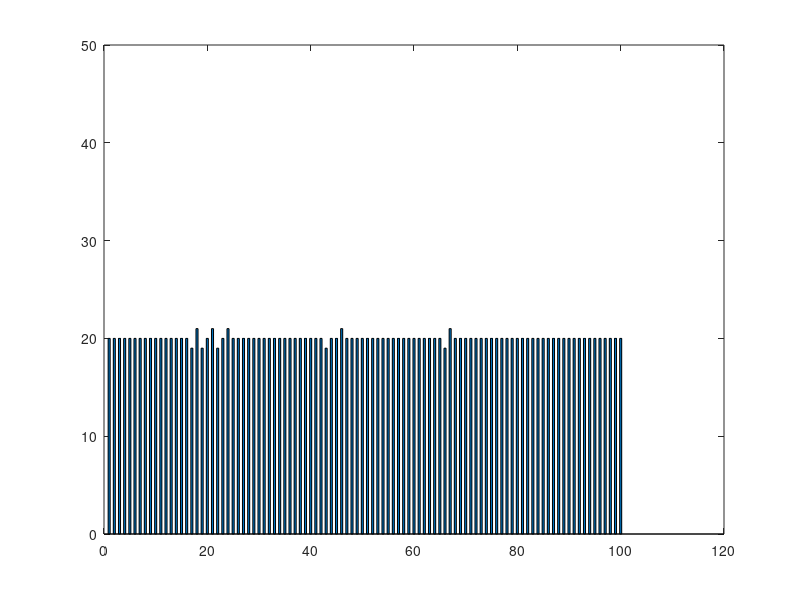

This chart was generated by the following MATLAB code: (Note: this script raises an error after producing the figure.)
clc;
clear all;
close all;

particles = csvread("Particles.csv");
temperature = csvread("Temperature.csv");
time_step = 1.0e-8;
step_freq = 5.0e3;
time = 0;
tc = 223.15;
th = 323.15;
m = (th - tc) / 100;

index = [1 : 1 : 100];

for i = 1 : size(particles,1)
    time = step_freq * time_step * (i - 1);

    figure();
    set(gcf,'visible','off');
    set(gcf,'position',[10,10,700,700]);
    hold on;
    box on;
    bar(index,particles(i,:),0.4);
    ylim([0,50]);
    xlabel('Grid Cell $\longrightarrow$',Interpreter='latex',FontSize=15);
    ylabel('Number of Simulated Particles $\longrightarrow$',Interpreter='latex',FontSize=15);
    title(sprintf('\\textbf{Number of Simulated Particles at \\boldmath$t = %f$ s}',time),Interpreter='latex',FontSize=18);
    legend({'Number of Simulated Particles'},Interpreter='latex',FontSize=12);
    hold off;
    saveas(gcf,sprintf('Plots/Particles/Particle_%f_sec.svg',time),'svg');

    figure();
    set(gcf,'visible','off');
    set(gcf,'position',[10,10,700,700]);
    hold on;
    box on;
    bar(index,temperature(i,:),0.4);
    plot(index,(tc + m * index),LineWidth=2)
    ylim([200,400]);
    xlabel('Grid Cell $\longrightarrow$',Interpreter='latex',FontSize=15);
    ylabel('Temperature (in K) $\longrightarrow$',Interpreter='latex',FontSize=15);
    title(sprintf('\\textbf{Temperature (in K) at \\boldmath$t = %f$ s}',time),Interpreter='latex',FontSize=18);
    legend({'Temperature','Analytical Solution'},Interpreter='latex',FontSize=12);
    hold off;
    saveas(gcf,sprintf('Plots/Temperature/Temperature_%f_sec.svg',time),'svg');
end